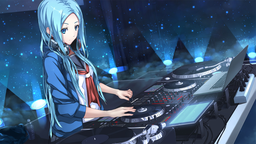
#> input picture PyCuda/Matrix/figure/src_img.png, 256 x 144 px, shrunk from 1920 x 1080 before the run; the run also reads 1 picture not shown here
$ jupyter execute --allow-errors 3DLUT.ipynb
#> lines starting #> are read from the running program, lines starting #| are printed output that depends on the picture
### PyCuda/3DLUT/code/pycuda_3dlut.py
import sys
import pycuda.driver as cuda
import pycuda.autoinit
from pycuda.compiler import SourceModule
import numpy as np
import cv2
import re
import numba


# [548 lines left out: functions exec_3dlut_on_gpu, exec_3dlut_on_x86, exec_3dlut_on_x86_4dim_lut, make_3dlut_data, rgb2yuv_for_3dlut, load_3dlut_cube and 5 more, not called in this run]


# [10 lines that do not run on import are left out]
    # cv2.imshow('preview', img_gpu)
    # cv2.waitKey(0)
    # cv2.destroyAllWindows()

### PyCuda/3DLUT/3DLUT.ipynb
# CUDA を使って画像に3DLUTをかける

## 3DLUT の補間処理の元ネタ

FUJIFILM社の「LOGとLUTの基礎講座」資料 P.38 のアルゴリズムを使用する。

リンク：[LOGとLUTの基礎講座](http://fujifilm.jp/business/broadcastcinema/solution/color_management/is-mini/promotion/pack/pdf/news/20150122_jppa.pdf)

## Python向けに補間処理の数式を考える。

8頂点で囲われた立方体を上図を参考に8領域に分ける。それぞれの領域の体積を$V_0 \sim V_7$ と置くと、以下の式で算出できる。

\begin{align}
V_0 & = R_0 \cdot G_0 \cdot B_0 \\
V_1 & = R_0 \cdot G_0 \cdot B_1 \\
V_2 & = R_0 \cdot G_1 \cdot B_0 \\
V_3 & = R_0 \cdot G_1 \cdot B_1 \\
V_4 & = R_1 \cdot G_0 \cdot B_0 \\
V_5 & = R_1 \cdot G_0 \cdot B_1 \\
V_6 & = R_1 \cdot G_1 \cdot B_0 \\
V_7 & = R_1 \cdot G_1 \cdot B_1 \\
\end{align}

$$
\begin{align}
R_{out} & = V_0 \cdot L_7[R] + V_1 \cdot L_6[R] + V_2 \cdot L_5[R] + V_3 \cdot L_4[R] \\
        & + V_4 \cdot L_3[R] + V_5 \cdot L_2[R] + V_6 \cdot L_1[R] + V_7 \cdot L_0[R] \\
G_{out} & = V_0 \cdot L_7[G] + V_1 \cdot L_6[G] + V_2 \cdot L_5[G] + V_3 \cdot L_4[G] \\
        & + V_4 \cdot L_3[G] + V_5 \cdot L_2[G] + V_6 \cdot L_1[G] + V_7 \cdot L_0[G] \\
B_{out} & = V_0 \cdot L_7[B] + V_1 \cdot L_6[B] + V_2 \cdot L_5[B] + V_3 \cdot L_4[B] \\
        & + V_4 \cdot L_3[B] + V_5 \cdot L_2[B] + V_6 \cdot L_1[B] + V_7 \cdot L_0[B]
\end{align}
$$

## Grid数を考慮した数式を立ててみよう

グリッド数を$N$とする。$N$ は整数 $m$ によって以下の式で求められる。<br>
ひとまずは、m=4, 5, 6 あたりをターゲットとする。

$$
N = 2^m + 1
$$

入力画像を $D(w, h, c)$ とする。$w, h$ は空間方向の座標を $c$ は 色方向の座標を意味する。<br>
入力画像は$(N - 1)$に合わせて正規化する。正規化後の入力画像を $D'$ とする。

$$
D' = \frac{D}{{\rm max}(D)} \cdot (N - 1)
$$

さて、この時 $D'$ が参照するグリッドのインデックス $i, j, k$ は以下となる。<br>
※ $D=N$ つまり最大値の時に、本当に端っこのグリッドに当たるか不安。要確認。

$$
i = \lfloor D' \rfloor
$$

# 3DLUT の 読み込みと書き込み

## 使う形式
**.cube** 形式を使う。詳細は Adobe の [Cube LUT Specification](http://wwwimages.adobe.com/content/dam/Adobe/en/products/speedgrade/cc/pdfs/cube-lut-specification-1.0.pdf)
参照。

## ザックリと .cube 形式について説明

### データの中身
エディタで .cube を開くと以下のようになってる。<br>
したの方に実際の 3DLUT データが詰まってる。<br>
データは左から順に Red/Green/Blue となっている。
```
# DaVinci Resolve Cube (3D LUT).
#
# Converts Rec.709 data to DCI-XYZ.
# Gamma as defined by ITU-Rec.1886.
#

LUT_3D_SIZE 33
LUT_3D_INPUT_RANGE 0.0000000000 1.0000000000

0.0000000000 0.0000000000 0.0000000000
0.0280636951 0.0217522469 0.0086490514
0.0532131180 0.0412456335 0.0163999427
0.0773685559 0.0599685796 0.0238444942
0.1009003238 0.0782081173 0.0310968346
0.1239789517 0.0960964251 0.0382095201
0.1467027800 0.1137097266 0.0452128587
0.1691357380 0.1310975738 0.0521265529
0.1913226612 0.1482947187 0.0589644207
0.2132966958 0.1653268532 0.0657366777
0.2350833187 0.1822137243 0.0724511756
0.2567027062 0.1989709707 0.0791141326
0.2781712211 0.2156112755 0.0857305916
0.2995023928 0.2321451250 0.0923047223
(以下省略)
```

### 3DLUT のグリッドのインクリメントの順番
1行ごとに3DLUTの Index がインクリメントするが、その順序は Red, Green, Blue となっている。<br>
例えば、3x3x3 の 3DLUT だった場合、以下のように各色の Index が増加する。

| 行番号 | Red | Green | Blue |
|-----|-----|-------|------|
| 0   | 0   | 0     | 0    |
| 1   | 1   | 0     | 0    |
| 2   | 2   | 0     | 0    |
| 3   | 0   | 1     | 0    |
| 4   | 1   | 1     | 0    |
| 5   | 2   | 1     | 0    |
| 6   | 0   | 2     | 0    |
| 7   | 1   | 2     | 0    |
| 8   | 2   | 2     | 0    |
| 9   | 0   | 0     | 1    |
| 10  | 1   | 0     | 1    |
| 11  | 2   | 0     | 1    |
| 12  | 0   | 1     | 1    |
| 13  | 1   | 1     | 1    |
| 14  | 2   | 1     | 1    |
| 15  | 0   | 2     | 1    |
| 16  | 1   | 2     | 1    |
| 17  | 2   | 2     | 1    |
| 18  | 0   | 0     | 2    |
| 19  | 1   | 0     | 2    |
| 20  | 2   | 0     | 2    |
| 21  | 0   | 1     | 2    |
| 22  | 1   | 1     | 2    |
| 23  | 2   | 1     | 2    |
| 24  | 0   | 2     | 2    |
| 25  | 1   | 2     | 2    |
| 26  | 2   | 2     | 2    |

[cell 1]
# CUBE形式の3DLUTの読み書きモジュールを作る
# -----------------------------------------
import sys
import imp
sys.path.append('./code')
import pycuda_3dlut as p3
imp.reload(p3)
#> (the rest of this cell did not finish here and is left out)

p3.save_3dlut_cube(lut_data, './data/save_test.cube')

# 実際に3DLUTのデータを作る

3DLUTのデータ作成は簡単だ。IN-OUTの関係を明確にしてOUTをLUT化すれば良い。<br>
それでは実際にデータを作ってみよう。

## 入力データの作成
以下のコードで作る。

[cell 2]
import numpy as np
grid_num = 3
x_r = (np.arange(grid_num**3) // (grid_num**0)) % grid_num
x_g = (np.arange(grid_num**3) // (grid_num**1)) % grid_num
x_b = (np.arange(grid_num**3) // (grid_num**2)) % grid_num

x = (np.dstack((x_r, x_g, x_b)) / (grid_num - 1)).astype(np.float32)

print(x)

## OUTデータ算出関数の作成

OUTデータを作るための関数を作る。関数の引数は `(in_data, **kwargs)` で統一したい。

[cell 3]
import numpy as np


def rgb2yuv_for_3dlut(in_data, **kwargs):
    """
    # 概要
    RGB2YUVの3DLUTデータを作る。

    # 引数
    kwargs['mtx'] に行列の係数を入れておくこと。
    以下は例。

    ```
    matrix_param = np.array([[0.2126, 0.7152, 0.0722],
                            [-0.114572, -0.385428, 0.5],
                            [0.5, -0.454153, -0.045847]])
    kwargs = {'mtx' : matrix_param}
    ```

    """
    mtx = kwargs['mtx']
    r_in, g_in, b_in = np.dsplit(in_data, 3)
    y = r_in * mtx[0][0] + g_in * mtx[0][1] + b_in * mtx[0][2]
    u = r_in * mtx[1][0] + g_in * mtx[1][1] + b_in * mtx[1][2] + 0.5
    v = r_in * mtx[2][0] + g_in * mtx[2][1] + b_in * mtx[2][2] + 0.5

    out_data = np.dstack((v, y, u))  # 並びが V, Y, U であることに注意

    return out_data

# 入力データ作成
# -----------------
grid_num = 33
x_r = (np.arange(grid_num**3) // (grid_num**0)) % grid_num
x_g = (np.arange(grid_num**3) // (grid_num**1)) % grid_num
x_b = (np.arange(grid_num**3) // (grid_num**2)) % grid_num

x = (np.dstack((x_r, x_g, x_b)) / (grid_num - 1)).astype(np.float32)

# LUTデータ作成
# -----------------
matrix_param = np.array([[0.2126, 0.7152, 0.0722],
                         [-0.114572, -0.385428, 0.5],
                         [0.5, -0.454153, -0.045847]])
kwargs = {'mtx' : matrix_param}
lut = rgb2yuv_for_3dlut(in_data=x, **kwargs)

print(lut)

## OUTデータ算出の枠組み作成

実際にOUTデータを作る際に、毎回入力データを定義するのは面倒なので、以下のように関数化をする。

[cell 4]
def make_3dlut_data(grid_num=17, func=None, **kwargs):
    """
    # 概要
    3DLUTデータを作成する。

    # 詳細
    * func : 実際に処理をする関数を渡す
    * kwargs : func に引数として渡すやつ

    # 注意事項
    例によってエラー処理は皆無。トリッキーな呼び方はしないでね。
    """
    # 入力データ作成
    # -----------------
    x_r = (np.arange(grid_num**3) // (grid_num**0)) % grid_num
    x_g = (np.arange(grid_num**3) // (grid_num**1)) % grid_num
    x_b = (np.arange(grid_num**3) // (grid_num**2)) % grid_num

    x = (np.dstack((x_r, x_g, x_b)) / (grid_num - 1)).astype(np.float32)

    # LUTデータ作成
    # -----------------
    lut = func(in_data=x, **kwargs)

    # LUTデータは画像データと区別して、1次元配列っぽくする
    # ----------------------------------------------------
    if len(lut.shape) == 3:
        lut = lut.reshape((lut.shape[1], lut.shape[2]))

    return lut

# 実際に make_3dlut_data をコールしてみる
# ----------------------------------------
matrix_param = np.array([[0.2126, 0.7152, 0.0722],
                         [-0.114572, -0.385428, 0.5],
                         [0.5, -0.454153, -0.045847]])
kwargs = {'mtx' : matrix_param}

lut = make_3dlut_data(grid_num=17, func=rgb2yuv_for_3dlut, **kwargs)

print(lut)

## 3DLUT処理(x86版)

x86上で動作する Pythonコードの 3DLUT処理関数を仕上げよう。<br>
仕様は上の方に書いてあるので、それを実装するだけ。

[cell 5]
import cv2
import numba
import sys


def img_open_and_normalize(filename):
#> called with filename = '../Matrix/figure/src_img.png'
    img = cv2.imread(filename, cv2.IMREAD_ANYDEPTH | cv2.IMREAD_COLOR)
#> img is the input picture: shape (144, 256, 3); mean B, G, R 117.7, 88.5, 61.6
    if img is None:
        print("ERROR!\n{} is not found".format(filename))
        sys.exit(1)
    try:
        img_max_value = np.iinfo(img.dtype).max
#> img_max_value = 255
    except:
        img_max_value = 1.0
    img = np.float32(img/img_max_value)
    return img


@numba.jit
def exec_3dlut_on_x86(img, lut):
    """
    # 概要
    3DLUTを画像に適用する。

    # 詳細
    lut には Adobe CUBE 形式の順序で並んだ 3DLUTデータを
    Numpy の np.float32 で入れておくこと。

    # 備考
    本関数は将来的にCUDAに移植することを考えて
    forループを使って実装している。よってクソ遅い。
    耐えられないようであれば numba.jit のデコレータを使うこと。
    """

    # grid_num を算出しつつ lut の shape を確認
    # ------------------------------------------
    grid_num = np.uint8(np.round(np.power(lut.shape[0], 1/3)))
    total_index = grid_num**3
    if lut.shape[0] != total_index:
        print("error! 3DLUT size is invalid.")
        return None

    img = img * (grid_num - 1)
    out_img = np.empty_like(img)

    for w_idx in range(img.shape[1]):
        for h_idx in range(img.shape[0]):
            r = img[h_idx][w_idx][0]
            g = img[h_idx][w_idx][1]
            b = img[h_idx][w_idx][2]

            # r, g, b の各 Index を求める
            # ---------------------------
            r_idx = np.uint32(np.floor(r))
            g_idx = np.uint32(np.floor(g))
            b_idx = np.uint32(np.floor(b))
            idx_array = [r_idx, g_idx, b_idx]

            # 体積算出のために r_0 ～ b_1 を求める
            # ------------------------------------
            r_0 = r - r_idx
            r_1 = 1 - r_0
            g_0 = g - g_idx
            g_1 = 1 - g_0
            b_0 = b - b_idx
            b_1 = 1 - b_0

            # 体積計算
            # -------------------------------------
            v_0 = (r_0 * g_0 * b_0)
            v_1 = (r_0 * g_0 * b_1)
            v_2 = (r_0 * g_1 * b_0)
            v_3 = (r_0 * g_1 * b_1)
            v_4 = (r_1 * g_0 * b_0)
            v_5 = (r_1 * g_0 * b_1)
            v_6 = (r_1 * g_1 * b_0)
            v_7 = (r_1 * g_1 * b_1)
            # v_array = np.array([v_0, v_1, v_2, v_3, v_4, v_5, v_6, v_7])

            # l_0 ～ l_7 を事前に求めておく
            # --------------------------------------
            r_coef = grid_num ** 0
            g_coef = grid_num ** 1
            b_coef = grid_num ** 2

            l0_idx = (r_idx + 0)*(r_coef) + (g_idx + 0)*(g_coef) + (b_idx + 0)*(b_coef)
            l1_idx = (r_idx + 0)*(r_coef) + (g_idx + 0)*(g_coef) + (b_idx + 1)*(b_coef)
            l2_idx = (r_idx + 0)*(r_coef) + (g_idx + 1)*(g_coef) + (b_idx + 0)*(b_coef)
            l3_idx = (r_idx + 0)*(r_coef) + (g_idx + 1)*(g_coef) + (b_idx + 1)*(b_coef)
            l4_idx = (r_idx + 1)*(r_coef) + (g_idx + 0)*(g_coef) + (b_idx + 0)*(b_coef)
            l5_idx = (r_idx + 1)*(r_coef) + (g_idx + 0)*(g_coef) + (b_idx + 1)*(b_coef)
            l6_idx = (r_idx + 1)*(r_coef) + (g_idx + 1)*(g_coef) + (b_idx + 0)*(b_coef)
            l7_idx = (r_idx + 1)*(r_coef) + (g_idx + 1)*(g_coef) + (b_idx + 1)*(b_coef)
            # l_idx_arry = [l0_idx, l1_idx, l2_idx, l3_idx, l4_idx, l5_idx, l6_idx, l7_idx]

            """
            以下で `% total_index` をしているのは端点対策。
            r, g, b のいずれかが 1.0 だと端点が足りなくなる。
            なので適当なLUTを当てる。
            最終的にそのLUT値は掛け算で 0.0 になるし。
            """
            l_0 = lut[l0_idx % total_index]
            l_1 = lut[l1_idx % total_index]
            l_2 = lut[l2_idx % total_index]
            l_3 = lut[l3_idx % total_index]
            l_4 = lut[l4_idx % total_index]
            l_5 = lut[l5_idx % total_index]
            l_6 = lut[l6_idx % total_index]
            l_7 = lut[l7_idx % total_index]
            # l_array = [lut[x] for x in l_idx_arry]

            # 線形補間処理実行
            # -----------------------------------------
            r_out = v_0*l_7[0] + v_1*l_6[0] + v_2*l_5[0] + v_3*l_4[0]\
                + v_4*l_3[0] + v_5*l_2[0] + v_6*l_1[0] + v_7*l_0[0]
            g_out = v_0*l_7[1] + v_1*l_6[1] + v_2*l_5[1] + v_3*l_4[1]\
                + v_4*l_3[1] + v_5*l_2[1] + v_6*l_1[1] + v_7*l_0[1]
            b_out = v_0*l_7[2] + v_1*l_6[2] + v_2*l_5[2] + v_3*l_4[2]\
                + v_4*l_3[2] + v_5*l_2[2] + v_6*l_1[2] + v_7*l_0[2]

            # 結果を out_img に詰める
            # -----------------------------------------
            out_img[h_idx][w_idx][0] = r_out
            out_img[h_idx][w_idx][1] = g_out
            out_img[h_idx][w_idx][2] = b_out

    return out_img

img = img_open_and_normalize('../Matrix/figure/src_img.png')
img_out = exec_3dlut_on_x86(img=img, lut=lut)
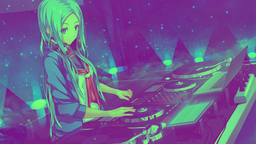
#> img_out: shape (144, 256, 3) float32; mean B, G, R 0.562, 0.364, 0.434

# 結果の表示
# ------------------------------------
cv2.imshow('preview', img_out)
cv2.waitKey(0)
cv2.destroyAllWindows()

[cell 6]
# ここまでの処理を .py ファイルにまとめた
# ---------------------------------
import sys
import numpy as np
import cv2
import imp
sys.path.append('./code')
import pycuda_3dlut as p3
imp.reload(p3)

# 3DLUTデータの作成
# ----------------------------------------
matrix_param = np.array([[0.2126, 0.7152, 0.0722],
                         [-0.114572, -0.385428, 0.5],
                         [0.5, -0.454153, -0.045847]])
kwargs = {'mtx' : matrix_param}
lut = p3.make_3dlut_data(grid_num=5, func=p3.rgb2yuv_for_3dlut, **kwargs)

# 3DLUTの適用
# ----------------------------------------
# img = p3.img_open_and_normalize('../Matrix/figure/src_img.png')
img = p3.img_open_and_normalize('./figure/grad_img.tiff')
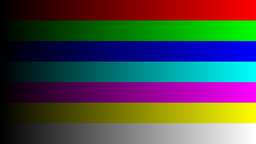
#> input picture PyCuda/3DLUT/figure/grad_img.tiff, 256 x 144 px, shrunk from 1920 x 1080 before the run
#> in img_open_and_normalize, img is the input picture: shape (144, 256, 3); mean B, G, R 73, 73.2, 73
# img = p3.img_open_and_normalize('./figure/sat_img.tiff')
img_out = p3.exec_3dlut_on_x86(img=img, lut=lut)
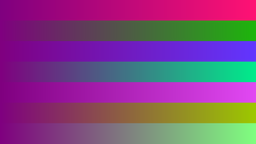
#> img_out: shape (144, 256, 3) float32; mean B, G, R 0.5, 0.287, 0.5

# 結果の表示
# ------------------------------------
cv2.imshow('preview', img_out)
cv2.waitKey(0)
cv2.destroyAllWindows()

# CUDA で実装する！

## 実装

exec_3dlut_on_x86() を CUDA で実装する。
Jupyter だとチョット書きづらいので VS Code で書きます。

[cell 7]
# ここまでの処理を .py ファイルにまとめた
# ---------------------------------
import sys
import numpy as np
import cv2
import imp
sys.path.append('./code')
import pycuda_3dlut as p3
imp.reload(p3)

# 3DLUTデータの作成
# ----------------------------------------
matrix_param = np.array([[0.2126, 0.7152, 0.0722],
                         [-0.114572, -0.385428, 0.5],
                         [0.5, -0.454153, -0.045847]])
kwargs = {'mtx' : matrix_param}
lut = p3.make_3dlut_data(grid_num=17, func=p3.rgb2yuv_for_3dlut, **kwargs)

# 3DLUTの適用
# ----------------------------------------
img = p3.img_open_and_normalize('../Matrix/figure/src_img.png')
img_x86 = p3.exec_3dlut_on_x86(img=img, lut=lut)
#> (the rest of this cell did not finish here and is left out)


# 結果の表示
# ------------------------------------
cv2.imshow('preview', img_x86)
cv2.waitKey(0)
cv2.destroyAllWindows()

cv2.imshow('preview', img_gpu)
cv2.waitKey(0)
cv2.destroyAllWindows()

## 実行時間の解析

実行時間の解析には profiler を使う。以下の3つのAPIをコールすれば良い。

```python
pycuda.driver.initialize_profiler(config_file, output_file, output_mode)
pycuda.driver.start_profiler()
pycuda.driver.stop()
```

config_file の中身は以下で動いた。

```
timestamp
```

[cell 8]
# プロファイラを動かす(定義が足りないので実際はエラー出る)
# ---------------------------------
def check_time_3dlut(grid_num=17):
    # profiler関連の設定
    # ----------------------------------------
    config_file = "./data/config.txt"
    log_file = "./data/profile_out.csv"
    output_mode = cuda.profiler_output_mode.KEY_VALUE_PAIR
    cuda.initialize_profiler(config_file, log_file, output_mode)

    # 3DLUTデータの作成
    # ----------------------------------------
    matrix_param = np.array([[0.2126, 0.7152, 0.0722],
                            [-0.114572, -0.385428, 0.5],
                            [0.5, -0.454153, -0.045847]])
    kwargs = {'mtx': matrix_param}
    lut = make_3dlut_data(grid_num=17, func=rgb2yuv_for_3dlut, **kwargs)

    # 3DLUTの適用
    # ----------------------------------------
    img = img_open_and_normalize('../Matrix/figure/src_img.png')
    img_x86 = exec_3dlut_on_x86(img=img, lut=lut)
    cuda.start_profiler()
    img_gpu = exec_3dlut_on_gpu(img=img, lut=lut)
    cuda.stop_profiler()

    return img_x86, img_gpu

#> (the rest of this cell did not finish here and is left out)

## 実行時間の解析結果

```
# CUDA_PROFILE_LOG_VERSION 2.0
# CUDA_DEVICE 0 Quadro K620
# CUDA_CONTEXT 1
# TIMESTAMPFACTOR 1484007b3aca6fcb
timestamp,method,gputime,cputime,occupancy
timestamp=[ 1336535.500 ] method=[ memcpyHtoD ] gputime=[ 7361.312 ] cputime=[ 7673.940 ]
timestamp=[ 1347292.875 ] method=[ memcpyHtoD ] gputime=[ 8.544 ] cputime=[ 26.565 ]
timestamp=[ 1657476.250 ] method=[ exec_3dlut ] gputime=[ 40125.473 ] cputime=[ 20.829 ] occupancy=[ 0.750 ]
timestamp=[ 1657550.375 ] method=[ memcpyDtoH ] gputime=[ 11796.640 ] cputime=[ 52354.918 ]
```

めっちゃ遅い…

コードを改善しよう。

## 3DLUTコード改善

まずは以下のコードを改善する。

これを↓
```
    l0_idx = ((r_idx + 0)*(r_coef) + (g_idx + 0)*(g_coef) + (b_idx + 0)*(b_coef)) * 3;
    l1_idx = ((r_idx + 0)*(r_coef) + (g_idx + 0)*(g_coef) + (b_idx + 1)*(b_coef)) * 3;
    l2_idx = ((r_idx + 0)*(r_coef) + (g_idx + 1)*(g_coef) + (b_idx + 0)*(b_coef)) * 3;
    l3_idx = ((r_idx + 0)*(r_coef) + (g_idx + 1)*(g_coef) + (b_idx + 1)*(b_coef)) * 3;
    l4_idx = ((r_idx + 1)*(r_coef) + (g_idx + 0)*(g_coef) + (b_idx + 0)*(b_coef)) * 3;
    l5_idx = ((r_idx + 1)*(r_coef) + (g_idx + 0)*(g_coef) + (b_idx + 1)*(b_coef)) * 3;
    l6_idx = ((r_idx + 1)*(r_coef) + (g_idx + 1)*(g_coef) + (b_idx + 0)*(b_coef)) * 3;
    l7_idx = ((r_idx + 1)*(r_coef) + (g_idx + 1)*(g_coef) + (b_idx + 1)*(b_coef)) * 3;

    l_0 = &lut[l0_idx % (total_index * 3)];
    l_1 = &lut[l1_idx % (total_index * 3)];
    l_2 = &lut[l2_idx % (total_index * 3)];
    l_3 = &lut[l3_idx % (total_index * 3)];
    l_4 = &lut[l4_idx % (total_index * 3)];
    l_5 = &lut[l5_idx % (total_index * 3)];
    l_6 = &lut[l6_idx % (total_index * 3)];
    l_7 = &lut[l7_idx % (total_index * 3)];
```

こんな感じにしたい↓
```
    l_0 = &lut[r_idx+0][g_idx+0][b_idx+0];
    l_1 = &lut[r_idx+0][g_idx+0][b_idx+1];
    l_2 = &lut[r_idx+0][g_idx+1][b_idx+0];
    l_3 = &lut[r_idx+0][g_idx+1][b_idx+1];
    l_4 = &lut[r_idx+1][g_idx+0][b_idx+0];
    l_5 = &lut[r_idx+1][g_idx+0][b_idx+1];
    l_6 = &lut[r_idx+1][g_idx+1][b_idx+0];
    l_7 = &lut[r_idx+1][g_idx+1][b_idx+1];
```

[cell 9]
# 新LUT配列を作る関数の確認
# ---------------------------------
import sys
import cv2
import imp
sys.path.append('./code')
import pycuda_3dlut as p3
imp.reload(p3)
lut = p3.make_3dlut_data(grid_num=17, func=p3.rgb2yuv_for_3dlut)
lut2 = p3.sort_cube_data_to_4dim_array(lut)
in_img = p3.img_open_and_normalize('../Matrix/figure/src_img2.png')
img_x86 = p3.exec_3dlut_on_x86_4dim_lut(in_img, lut2)
cv2.imshow('preview', img_x86)
cv2.waitKey(0)
cv2.destroyAllWindows()

## やっぱり上で提案した効率化は止めます

調べると、GPU側で多次元配列を使うのは大変そう。
あと、よくよく考えてみると単純な積和演算で爆発的な効率化にはならなそう。
ただし "%" 演算は無くす。無くした場合は以下の通り。

```
# CUDA_PROFILE_LOG_VERSION 2.0
# CUDA_DEVICE 0 Quadro K620
# CUDA_CONTEXT 1
# TIMESTAMPFACTOR 1485fcdca108eb89
timestamp,method,gputime,cputime,occupancy
timestamp=[ 1417820.750 ] method=[ memcpyHtoD ] gputime=[ 8811.680 ] cputime=[ 9115.979 ]
timestamp=[ 1430517.000 ] method=[ memcpyHtoD ] gputime=[ 9.248 ] cputime=[ 46.790 ]
timestamp=[ 1431080.375 ] method=[ memcpyHtoD ] gputime=[ 0.896 ] cputime=[ 17.509 ]
timestamp=[ 1864382.125 ] method=[ exec_3dlut ] gputime=[ 26847.936 ] cputime=[ 22.641 ] occupancy=[ 1.000 ]
timestamp=[ 1864454.875 ] method=[ memcpyDtoH ] gputime=[ 11123.008 ] cputime=[ 38342.473 ]
```

`exec_3dlut` の実行時間が 40[ms] --> 27[ms] には減少した。しかしまだまだ遅い。

## 画像サイズを変えて計算時間を比較

| サイズ       | CPU2GPU   | 計算        | GPU2CPU   | 比率          |             |             |
|-----------|-----------|-----------|-----------|-------------|-------------|-------------|
| 1920x1080 | 17927.659 | 26847.936 | 49465.481 | 155.1332087 | 61.6547619  | 67.28633379 |
| 960x540   | 4681.557  | 6726.304  | 17867.672 | 40.5108642  | 15.44657554 | 24.30483072 |
| 480x270   | 386.881   | 1693.248  | 2773.88   | 3.347792979 | 3.888447972 | 3.773221483 |
| 240x135   | 115.563   | 435.456   | 735.149   | 1           | 1           | 1           |

…計算時間は変わらんな。GPU本を読んで真面目に考えるか。
